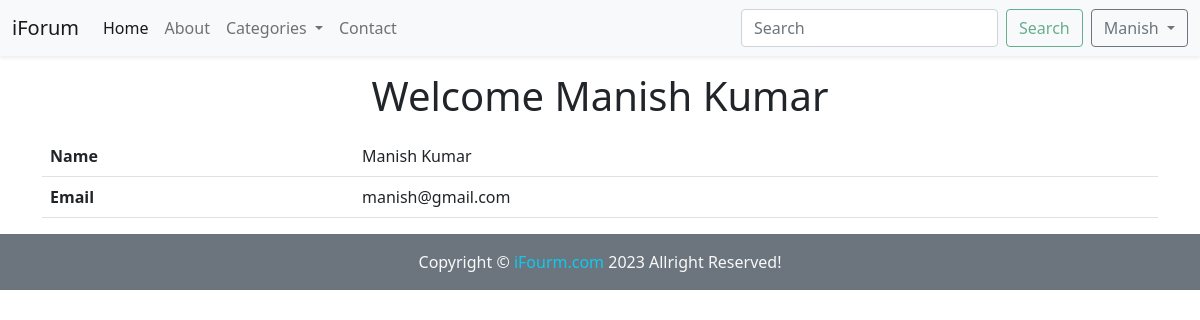
The page /profile.php (signed in) on the database its author committed.
### tables this page shows
CREATE TABLE `myusers` (
  `sno` int(11) NOT NULL,
  `first_name` varchar(16) NOT NULL,
  `last_name` varchar(16) NOT NULL,
  `email` varchar(55) NOT NULL,
  `password` varchar(255) NOT NULL,
  `date` datetime NOT NULL DEFAULT current_timestamp()
);

### profile.php (the view, shortened to what this page needs)
<!DOCTYPE html>
<html lang="en">
<head>
    <link href="https://cdn.jsdelivr.net/npm/bootstrap@5.1.3/dist/css/bootstrap.min.css" rel="stylesheet">
</head>
<body>
    <?php include "partials/_header.php" ?>
    <?php
    $show_details = false;
    if ($conn) {
        if(isset($_SESSION["email"])){
            $show_details = true;
            $session_email = $_SESSION["email"];
            $profileSql = "SELECT * FROM `myusers` WHERE `email` LIKE '$session_email'";
            $profileResult = mysqli_query($conn, $profileSql);
            if ($profileResult) {
                if($row = mysqli_fetch_assoc($profileResult)){
                    $user_firstname = $row["first_name"];
                    $user_lastname = $row["last_name"];
                    $user_email = $row["email"];
                }
            }
        }
    }
    ?>
    <div class="container">
        <?php
        if($show_details){
            echo '<h1 class="my-3 text-center">Welcome '.$user_firstname.' '.$user_lastname.'</h1>
            <table class="table">
                <tbody>
                    <tr>
                        <th scope="row">Name</th>
                        <td>'.$user_firstname.' '.$user_lastname.'</td>
                    </tr>
                    <tr>
                        <th scope="row">Email</th>
                        <td>'.$user_email.'</td>
                    </tr>
                </tbody>
            </table>';
        }
        else{
            echo "Login frist to show profile info!";
        }
        ?>
    </div>
    <?php include "partials/_footer.php" ?>
</body>
</html>

### rows shown on the page
myusers: first_name "Manish", last_name "Kumar", email "manish@gmail.com"

### other values the page prints
$user_name "Manish"
